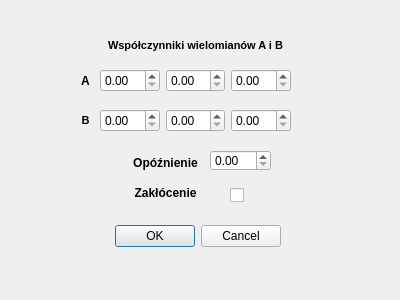
<?xml version="1.0" encoding="UTF-8"?>
<ui version="4.0">
 <class>OknoObiektARX</class>
 <widget class="QDialog" name="OknoObiektARX">
  <property name="geometry">
   <rect>
    <x>0</x>
    <y>0</y>
    <width>400</width>
    <height>300</height>
   </rect>
  </property>
  <property name="windowTitle">
   <string>Dialog</string>
  </property>
  <widget class="QDialogButtonBox" name="ZatwierdzenieUstawien">
   <property name="geometry">
    <rect>
     <x>-60</x>
     <y>220</y>
     <width>341</width>
     <height>32</height>
    </rect>
   </property>
   <property name="orientation">
    <enum>Qt::Orientation::Horizontal</enum>
   </property>
   <property name="standardButtons">
    <set>QDialogButtonBox::StandardButton::Cancel|QDialogButtonBox::StandardButton::Ok</set>
   </property>
  </widget>
  <widget class="QLabel" name="label_7">
   <property name="geometry">
    <rect>
     <x>100</x>
     <y>30</y>
     <width>191</width>
     <height>31</height>
    </rect>
   </property>
   <property name="font">
    <font>
     <pointsize>8</pointsize>
     <bold>true</bold>
    </font>
   </property>
   <property name="text">
    <string>Współczynniki wielomianów A i B</string>
   </property>
   <property name="alignment">
    <set>Qt::AlignmentFlag::AlignCenter</set>
   </property>
  </widget>
  <widget class="QWidget" name="layoutWidget">
   <property name="geometry">
    <rect>
     <x>100</x>
     <y>60</y>
     <width>191</width>
     <height>41</height>
    </rect>
   </property>
   <layout class="QHBoxLayout" name="horizontalLayout_3">
    <item>
     <layout class="QHBoxLayout" name="horizontalLayout_2">
      <item>
       <widget class="QDoubleSpinBox" name="A1">
        <property name="font">
         <font>
          <bold>false</bold>
         </font>
        </property>
       </widget>
      </item>
      <item>
       <widget class="QDoubleSpinBox" name="A2"/>
      </item>
      <item>
       <widget class="QDoubleSpinBox" name="A3"/>
      </item>
     </layout>
    </item>
   </layout>
  </widget>
  <widget class="QLabel" name="Blebel">
   <property name="geometry">
    <rect>
     <x>70</x>
     <y>110</y>
     <width>31</width>
     <height>21</height>
    </rect>
   </property>
   <property name="font">
    <font>
     <pointsize>8</pointsize>
     <bold>true</bold>
    </font>
   </property>
   <property name="text">
    <string>B</string>
   </property>
   <property name="alignment">
    <set>Qt::AlignmentFlag::AlignCenter</set>
   </property>
  </widget>
  <widget class="QWidget" name="layoutWidget_2">
   <property name="geometry">
    <rect>
     <x>100</x>
     <y>100</y>
     <width>191</width>
     <height>41</height>
    </rect>
   </property>
   <layout class="QHBoxLayout" name="horizontalLayout_4">
    <item>
     <widget class="QDoubleSpinBox" name="B1"/>
    </item>
    <item>
     <widget class="QDoubleSpinBox" name="B2"/>
    </item>
    <item>
     <widget class="QDoubleSpinBox" name="B3"/>
    </item>
   </layout>
  </widget>
  <widget class="QLabel" name="OpoznienieLabel">
   <property name="geometry">
    <rect>
     <x>120</x>
     <y>150</y>
     <width>91</width>
     <height>25</height>
    </rect>
   </property>
   <property name="font">
    <font>
     <bold>true</bold>
    </font>
   </property>
   <property name="text">
    <string>Opóźnienie</string>
   </property>
   <property name="alignment">
    <set>Qt::AlignmentFlag::AlignCenter</set>
   </property>
  </widget>
  <widget class="QLabel" name="ALebel">
   <property name="geometry">
    <rect>
     <x>70</x>
     <y>70</y>
     <width>31</width>
     <height>21</height>
    </rect>
   </property>
   <property name="font">
    <font>
     <pointsize>9</pointsize>
     <bold>true</bold>
    </font>
   </property>
   <property name="text">
    <string>A</string>
   </property>
   <property name="alignment">
    <set>Qt::AlignmentFlag::AlignCenter</set>
   </property>
  </widget>
  <widget class="QDoubleSpinBox" name="Opoznienie">
   <property name="geometry">
    <rect>
     <x>210</x>
     <y>150</y>
     <width>61</width>
     <height>21</height>
    </rect>
   </property>
  </widget>
  <widget class="QCheckBox" name="Zaklocenie">
   <property name="geometry">
    <rect>
     <x>230</x>
     <y>180</y>
     <width>21</width>
     <height>31</height>
    </rect>
   </property>
   <property name="minimumSize">
    <size>
     <width>20</width>
     <height>20</height>
    </size>
   </property>
   <property name="baseSize">
    <size>
     <width>0</width>
     <height>0</height>
    </size>
   </property>
   <property name="text">
    <string/>
   </property>
  </widget>
  <widget class="QLabel" name="ZaklocenieLabel">
   <property name="geometry">
    <rect>
     <x>120</x>
     <y>180</y>
     <width>91</width>
     <height>25</height>
    </rect>
   </property>
   <property name="font">
    <font>
     <bold>true</bold>
    </font>
   </property>
   <property name="text">
    <string>Zakłócenie</string>
   </property>
   <property name="alignment">
    <set>Qt::AlignmentFlag::AlignCenter</set>
   </property>
  </widget>
 </widget>
 <resources/>
 <connections>
  <connection>
   <sender>ZatwierdzenieUstawien</sender>
   <signal>accepted()</signal>
   <receiver>OknoObiektARX</receiver>
   <slot>accept()</slot>
   <hints>
    <hint type="sourcelabel">
     <x>248</x>
     <y>254</y>
    </hint>
    <hint type="destinationlabel">
     <x>157</x>
     <y>274</y>
    </hint>
   </hints>
  </connection>
  <connection>
   <sender>ZatwierdzenieUstawien</sender>
   <signal>rejected()</signal>
   <receiver>OknoObiektARX</receiver>
   <slot>reject()</slot>
   <hints>
    <hint type="sourcelabel">
     <x>316</x>
     <y>260</y>
    </hint>
    <hint type="destinationlabel">
     <x>286</x>
     <y>274</y>
    </hint>
   </hints>
  </connection>
 </connections>
</ui>
